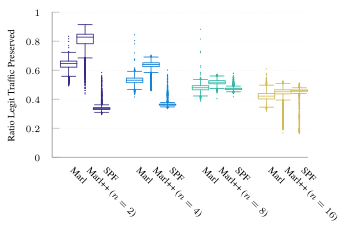

Here is the gnuplot script that generated this plot:
set terminal tikz standalone color size 9cm,6cm font '\scriptsize' preamble '\usepackage{microtype} \usepackage{times} \usepackage[T1]{fontenc} \usepackage{siunitx}\sisetup{detect-all}' createstyle
set output "udp-box.tex"

load "parula.pal"
#load "inferno.pal"

set style line 102 lc rgb '#a0a0a0' lt 1 lw 1
set style boxplot outliers pointtype 7
set style data boxplot
set border ls 102
set colorbox border 102
set key textcolor rgb "black"
set tics textcolor rgb "black"
set label textcolor rgb "black"

set border 3
set grid y
set xtics nomirror
set xtics rotate by -45
set ytics nomirror

set key autotitle columnhead
set datafile separator ","

#set xlabel "Iteration ($t \\cdot{} \\SI{50}{\\milli\\second}$)"
set ylabel "Ratio Legit Traffic Preserved"

set yrange [0.0:1.0]
set xrange [-1.0:14.5]
set xtics ("Marl" 0.0, \
	"Marl++" 1.0, \
	"SPF" 2.0, \
	"Marl" 4.0, \
	"Marl++" 5.0, \
	"SPF" 6.0, \
	"Marl" 8.0, \
	"Marl++" 9.0, \
	"SPF" 10.0, \
	"Marl" 12.0, \
	"Marl++" 13.0, \
	"SPF" 14.0, \
	) scale 0.0
#set key inside bottom right
set boxwidth 1
unset key
set pointsize 0.1

set label "$n=2$" at graph 0.06,-0.22
set label "$n=4$" at graph 0.317,-0.22
set label "$n=8$" at graph 0.573,-0.22
set label "$n=16$" at graph 0.83,-0.22

plot '../results/online-2-avg.csv' u (0.0):3:(1.0) ls 1 ps .1, \
     '../results/m-udp-natural-2' u (1.0):3:(1.0) ls 1 ps .1, \
     '../results/spf-udp-natural-2' u (2.0):3:(1.0) ls 1 ps .1, \
     '../results/online-4-avg.csv' u (4.0):3:(1.0) ls 3 ps .1, \
     '../results/m-udp-natural-4' u (5.0):3:(1.0) ls 3 ps .1, \
     '../results/spf-udp-natural-4' u (6.0):3:(1.0) ls 3 ps .1, \
     '../results/online-8-avg.csv' u (8.0):3:(1.0) ls 5 ps .1, \
     '../results/m-udp-natural-8' u (9.0):3:(1.0) ls 5 ps .1, \
     '../results/spf-udp-natural-8' u (10.0):3:(1.0) ls 5 ps .1, \
     '../results/online-16-avg.csv' u (12.0):3:(1.0) ls 7 ps .1, \
     '../results/m-udp-natural-16' u (13.0):3:(1.0) ls 7 ps .1, \
     '../results/spf-udp-natural-16' u (14.0):3:(1.0) ls 7 ps .1, \

set out
